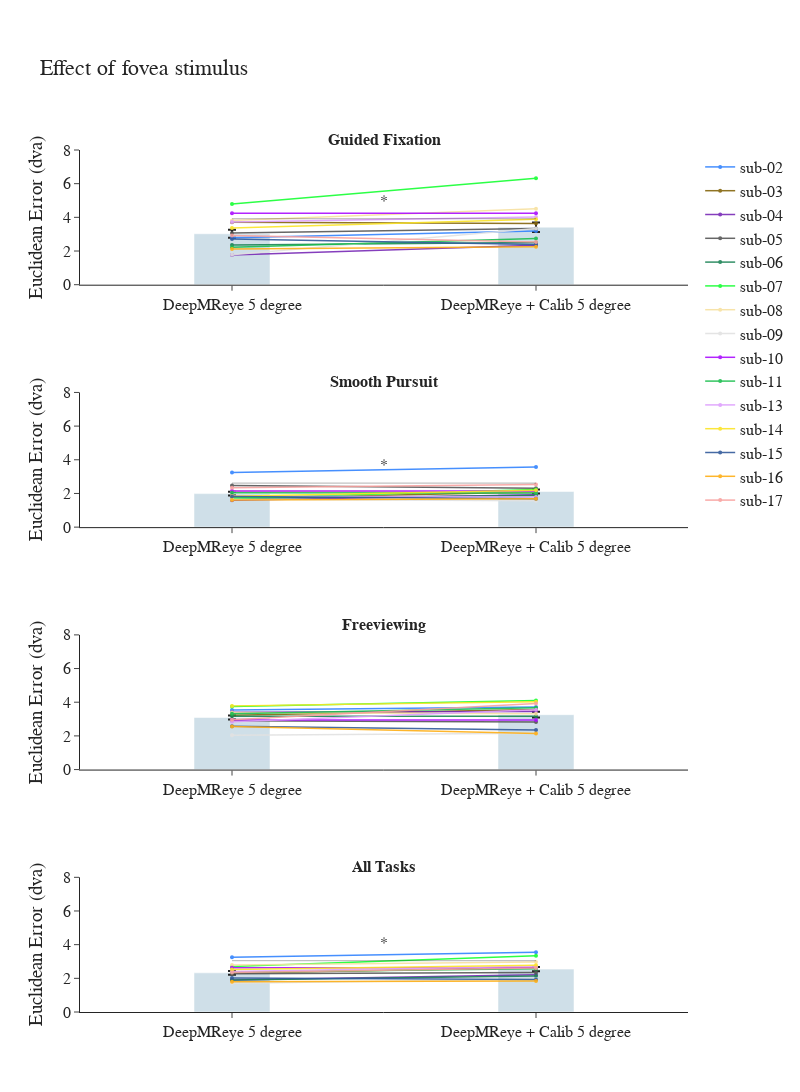

The code cell stored with this chart in its notebook:
### Code cell
import plotly.graph_objects as go
from plotly.subplots import make_subplots
import numpy as np

# Define color and name mappings
model_name_map = {
    "pretrained": "DeepMreye",
    "scaled": "DeepMreye Scaled",
    "pt_calib": "DeepMreye + Calib", 
    "pt_fivedegree": "DeepMReye 5 degree", 
    "ft_fivedegree": "DeepMReye + Calib 5 degree"
}

bar_color = 'rgba(66, 129, 164, 0.25)' 

colormap_subject_dict = {
    'sub-02': '#3283FE', 'sub-03': '#85660D', 'sub-04': '#782AB6',
    'sub-05': '#565656', 'sub-06': '#1C8356', 'sub-07': '#16FF32', 'sub-08': '#F7E1A0',
    'sub-09': '#E2E2E2', 'sub-10': '#AA0DFE', 'sub-11': '#1CBE4F', 'sub-13': '#DEA0FD', 'sub-14': '#FBE426', 
    'sub-15': '#325A9B', 'sub-16': '#FEAF16', 'sub-17': '#F8A19F'
}

task_labels = ["<b>Guided Fixation<b>", "<b>Smooth Pursuit<b>", "<b>Freeviewing<b>"]
task_names = ["fixation", "pursuit", "freeview", "all"]

comparisons = [("pt_fivedegree", "ft_fivedegree")]

fig = make_subplots(
    rows=4, cols=1,
    subplot_titles=[f"{label}" for label in task_labels] + ["<b>All Tasks<b>"]
)

shown_subjects = set()

for i, task in enumerate(task_names):
    model_a, model_b = comparisons[0]
    row = i + 1
    col = 1

    df_plot = df_ee[
        (df_ee["task"] == task) &
        (df_ee["model"].isin([model_a, model_b]))
    ]

    df_pivot = df_plot.pivot(index="subject", columns="model", values="mean")[[model_a, model_b]].dropna()

    means = df_pivot.mean()
    stderrs = df_pivot.sem()
    x_vals = [0, 1]

    fig.add_trace(go.Bar(
        x=x_vals,
        y=means.values,
        error_y=dict(type="data", array=stderrs.values),
        marker_color=bar_color,
        width=0.25,
        showlegend=False
    ), row=row, col=col)

    for subject, row_data in df_pivot.iterrows():
        color = colormap_subject_dict.get(subject, 'gray')
        show_legend = subject not in shown_subjects
        shown_subjects.add(subject)

        fig.add_trace(go.Scatter(
            x=x_vals,
            y=row_data.values,
            mode='lines+markers',
            line=dict(color=color, width=1.5),
            marker=dict(size=4),
            name=subject,
            opacity=0.9,
            showlegend=show_legend
        ), row=row, col=col)

    # Significance marker
    sig_row = sig_df[
        (sig_df.task == task) &
        (sig_df.model_a == model_a) &
        (sig_df.model_b == model_b)
    ]

    if not sig_row.empty and sig_row.iloc[0].p_value < 0.05:
        y_vals = means.values
        max_y = max(y_vals)
        line_y = max_y + 0.5

        fig.add_shape(
            type="line",
            x0=0,
            x1=1,
            y0=line_y,
            y1=line_y,
            line=dict(color="black", width=1),
            row=row, col=col
        )
        fig.add_trace(go.Scatter(
            x=[0.5],
            y=[line_y + 1],
            text=["*"],
            mode="text",
            showlegend=False
        ), row=row, col=col)

# Layout
fig.update_layout(
    height=1800,
    width=800,
    title_text="Effect of fovea stimulus",
    template="simple_white",
    showlegend=True,
    font=dict(size=16, family="Arial"),
    margin=dict(t=150)
)

# Axis formatting
for i in range(1, 5):
    fig.update_yaxes(range=[0, 8], title_text="Euclidean Error (dva)", row=i, col=1)
    fig.update_xaxes(
        tickvals=[0, 1],
        ticktext=[model_name_map["pt_fivedegree"], model_name_map["ft_fivedegree"]],
        row=i, col=1
    )

fig.show()

### Figure 1 — Plotly figure (JSON) as saved in the notebook; plotly's stock layout.template omitted (floating-point values rounded to 4 significant figures)
{"data": [{"error_y": {"array": [0.2343, 0.2814], "type": "data"}, "marker": {"color": "rgba(66, 129, 164, 0.25)"}, "showlegend": false, "type": "bar", "width": 0.25, "x": [0, 1], "xaxis": "x", "y": [3.026, 3.417], "yaxis": "y"}, {"line": {"color": "#3283FE", "width": 1.5}, "marker": {"size": 4}, "mode": "lines+markers", "name": "sub-02", "opacity": 0.9, "showlegend": true, "type": "scatter", "x": [0, 1], "xaxis": "x", "y": [2.792, 3.192], "yaxis": "y"}, {"line": {"color": "#85660D", "width": 1.5}, "marker": {"size": 4}, "mode": "lines+markers", "name": "sub-03", "opacity": 0.9, "showlegend": true, "type": "scatter", "x": [0, 1], "xaxis": "x", "y": [3.715, 3.642], "yaxis": "y"}, {"line": {"color": "#782AB6", "width": 1.5}, "marker": {"size": 4}, "mode": "lines+markers", "name": "sub-04", "opacity": 0.9, "showlegend": true, "type": "scatter", "x": [0, 1], "xaxis": "x", "y": [1.756, 2.342], "yaxis": "y"}, {"line": {"color": "#565656", "width": 1.5}, "marker": {"size": 4}, "mode": "lines+markers", "name": "sub-05", "opacity": 0.9, "showlegend": true, "type": "scatter", "x": [0, 1], "xaxis": "x", "y": [3.076, 3.342], "yaxis": "y"}, {"line": {"color": "#1C8356", "width": 1.5}, "marker": {"size": 4}, "mode": "lines+markers", "name": "sub-06", "opacity": 0.9, "showlegend": true, "type": "scatter", "x": [0, 1], "xaxis": "x", "y": [2.354, 2.513], "yaxis": "y"}, {"line": {"color": "#16FF32", "width": 1.5}, "marker": {"size": 4}, "mode": "lines+markers", "name": "sub-07", "opacity": 0.9, "showlegend": true, "type": "scatter", "x": [0, 1], "xaxis": "x", "y": [4.786, 6.324], "yaxis": "y"}, {"line": {"color": "#F7E1A0", "width": 1.5}, "marker": {"size": 4}, "mode": "lines+markers", "name": "sub-08", "opacity": 0.9, "showlegend": true, "type": "scatter", "x": [0, 1], "xaxis": "x", "y": [3.819, 4.507], "yaxis": "y"}, {"line": {"color": "#E2E2E2", "width": 1.5}, "marker": {"size": 4}, "mode": "lines+markers", "name": "sub-09", "opacity": 0.9, "showlegend": true, "type": "scatter", "x": [0, 1], "xaxis": "x", "y": [1.78, 3.339], "yaxis": "y"}, {"line": {"color": "#AA0DFE", "width": 1.5}, "marker": {"size": 4}, "mode": "lines+markers", "name": "sub-10", "opacity": 0.9, "showlegend": true, "type": "scatter", "x": [0, 1], "xaxis": "x", "y": [4.241, 4.241], "yaxis": "y"}, {"line": {"color": "#1CBE4F", "width": 1.5}, "marker": {"size": 4}, "mode": "lines+markers", "name": "sub-11", "opacity": 0.9, "showlegend": true, "type": "scatter", "x": [0, 1], "xaxis": "x", "y": [2.228, 2.741], "yaxis": "y"}, {"line": {"color": "#DEA0FD", "width": 1.5}, "marker": {"size": 4}, "mode": "lines+markers", "name": "sub-13", "opacity": 0.9, "showlegend": true, "type": "scatter", "x": [0, 1], "xaxis": "x", "y": [3.726, 4.015], "yaxis": "y"}, {"line": {"color": "#FBE426", "width": 1.5}, "marker": {"size": 4}, "mode": "lines+markers", "name": "sub-14", "opacity": 0.9, "showlegend": true, "type": "scatter", "x": [0, 1], "xaxis": "x", "y": [3.364, 3.889], "yaxis": "y"}, {"line": {"color": "#325A9B", "width": 1.5}, "marker": {"size": 4}, "mode": "lines+markers", "name": "sub-15", "opacity": 0.9, "showlegend": true, "type": "scatter", "x": [0, 1], "xaxis": "x", "y": [2.72, 2.39], "yaxis": "y"}, {"line": {"color": "#FEAF16", "width": 1.5}, "marker": {"size": 4}, "mode": "lines+markers", "name": "sub-16", "opacity": 0.9, "showlegend": true, "type": "scatter", "x": [0, 1], "xaxis": "x", "y": [2.117, 2.249], "yaxis": "y"}, {"line": {"color": "#F8A19F", "width": 1.5}, "marker": {"size": 4}, "mode": "lines+markers", "name": "sub-17", "opacity": 0.9, "showlegend": true, "type": "scatter", "x": [0, 1], "xaxis": "x", "y": [2.92, 2.536], "yaxis": "y"}, {"mode": "text", "showlegend": false, "text": ["*"], "type": "scatter", "x": [0.5], "xaxis": "x", "y": [4.917], "yaxis": "y"}, {"error_y": {"array": [0.1137, 0.124], "type": "data"}, "marker": {"color": "rgba(66, 129, 164, 0.25)"}, "showlegend": false, "type": "bar", "width": 0.25, "x": [0, 1], "xaxis": "x2", "y": [1.99, 2.114], "yaxis": "y2"}, {"line": {"color": "#3283FE", "width": 1.5}, "marker": {"size": 4}, "mode": "lines+markers", "name": "sub-02", "opacity": 0.9, "showlegend": false, "type": "scatter", "x": [0, 1], "xaxis": "x2", "y": [3.251, 3.568], "yaxis": "y2"}, {"line": {"color": "#85660D", "width": 1.5}, "marker": {"size": 4}, "mode": "lines+markers", "name": "sub-03", "opacity": 0.9, "showlegend": false, "type": "scatter", "x": [0, 1], "xaxis": "x2", "y": [1.704, 2.084], "yaxis": "y2"}, {"line": {"color": "#782AB6", "width": 1.5}, "marker": {"size": 4}, "mode": "lines+markers", "name": "sub-04", "opacity": 0.9, "showlegend": false, "type": "scatter", "x": [0, 1], "xaxis": "x2", "y": [1.602, 1.924], "yaxis": "y2"}, {"line": {"color": "#565656", "width": 1.5}, "marker": {"size": 4}, "mode": "lines+markers", "name": "sub-05", "opacity": 0.9, "showlegend": false, "type": "scatter", "x": [0, 1], "xaxis": "x2", "y": [2.474, 2.313], "yaxis": "y2"}, {"line": {"color": "#1C8356", "width": 1.5}, "marker": {"size": 4}, "mode": "lines+markers", "name": "sub-06", "opacity": 0.9, "showlegend": false, "type": "scatter", "x": [0, 1], "xaxis": "x2", "y": [1.708, 1.874], "yaxis": "y2"}, {"line": {"color": "#16FF32", "width": 1.5}, "marker": {"size": 4}, "mode": "lines+markers", "name": "sub-07", "opacity": 0.9, "showlegend": false, "type": "scatter", "x": [0, 1], "xaxis": "x2", "y": [1.71, 2.233], "yaxis": "y2"}, {"line": {"color": "#F7E1A0", "width": 1.5}, "marker": {"size": 4}, "mode": "lines+markers", "name": "sub-08", "opacity": 0.9, "showlegend": false, "type": "scatter", "x": [0, 1], "xaxis": "x2", "y": [2.132, 2.087], "yaxis": "y2"}, {"line": {"color": "#E2E2E2", "width": 1.5}, "marker": {"size": 4}, "mode": "lines+markers", "name": "sub-09", "opacity": 0.9, "showlegend": false, "type": "scatter", "x": [0, 1], "xaxis": "x2", "y": [1.649, 1.564], "yaxis": "y2"}, {"line": {"color": "#AA0DFE", "width": 1.5}, "marker": {"size": 4}, "mode": "lines+markers", "name": "sub-10", "opacity": 0.9, "showlegend": false, "type": "scatter", "x": [0, 1], "xaxis": "x2", "y": [2.142, 2.142], "yaxis": "y2"}, {"line": {"color": "#1CBE4F", "width": 1.5}, "marker": {"size": 4}, "mode": "lines+markers", "name": "sub-11", "opacity": 0.9, "showlegend": false, "type": "scatter", "x": [0, 1], "xaxis": "x2", "y": [2.048, 2.03], "yaxis": "y2"}, {"line": {"color": "#DEA0FD", "width": 1.5}, "marker": {"size": 4}, "mode": "lines+markers", "name": "sub-13", "opacity": 0.9, "showlegend": false, "type": "scatter", "x": [0, 1], "xaxis": "x2", "y": [1.845, 1.791], "yaxis": "y2"}, {"line": {"color": "#FBE426", "width": 1.5}, "marker": {"size": 4}, "mode": "lines+markers", "name": "sub-14", "opacity": 0.9, "showlegend": false, "type": "scatter", "x": [0, 1], "xaxis": "x2", "y": [1.829, 2.195], "yaxis": "y2"}, {"line": {"color": "#325A9B", "width": 1.5}, "marker": {"size": 4}, "mode": "lines+markers", "name": "sub-15", "opacity": 0.9, "showlegend": false, "type": "scatter", "x": [0, 1], "xaxis": "x2", "y": [1.819, 1.69], "yaxis": "y2"}, {"line": {"color": "#FEAF16", "width": 1.5}, "marker": {"size": 4}, "mode": "lines+markers", "name": "sub-16", "opacity": 0.9, "showlegend": false, "type": "scatter", "x": [0, 1], "xaxis": "x2", "y": [1.607, 1.683], "yaxis": "y2"}, {"line": {"color": "#F8A19F", "width": 1.5}, "marker": {"size": 4}, "mode": "lines+markers", "name": "sub-17", "opacity": 0.9, "showlegend": false, "type": "scatter", "x": [0, 1], "xaxis": "x2", "y": [2.333, 2.537], "yaxis": "y2"}, {"mode": "text", "showlegend": false, "text": ["*"], "type": "scatter", "x": [0.5], "xaxis": "x2", "y": [3.614], "yaxis": "y2"}, {"error_y": {"array": [0.1228, 0.1681], "type": "data"}, "marker": {"color": "rgba(66, 129, 164, 0.25)"}, "showlegend": false, "type": "bar", "width": 0.25, "x": [0, 1], "xaxis": "x3", "y": [3.093, 3.26], "yaxis": "y3"}, {"line": {"color": "#3283FE", "width": 1.5}, "marker": {"size": 4}, "mode": "lines+markers", "name": "sub-02", "opacity": 0.9, "showlegend": false, "type": "scatter", "x": [0, 1], "xaxis": "x3", "y": [3.537, 3.713], "yaxis": "y3"}, {"line": {"color": "#85660D", "width": 1.5}, "marker": {"size": 4}, "mode": "lines+markers", "name": "sub-03", "opacity": 0.9, "showlegend": false, "type": "scatter", "x": [0, 1], "xaxis": "x3", "y": [3.231, 3.565], "yaxis": "y3"}, {"line": {"color": "#782AB6", "width": 1.5}, "marker": {"size": 4}, "mode": "lines+markers", "name": "sub-04", "opacity": 0.9, "showlegend": false, "type": "scatter", "x": [0, 1], "xaxis": "x3", "y": [3.405, 3.444], "yaxis": "y3"}, {"line": {"color": "#565656", "width": 1.5}, "marker": {"size": 4}, "mode": "lines+markers", "name": "sub-05", "opacity": 0.9, "showlegend": false, "type": "scatter", "x": [0, 1], "xaxis": "x3", "y": [2.905, 2.823], "yaxis": "y3"}, {"line": {"color": "#1C8356", "width": 1.5}, "marker": {"size": 4}, "mode": "lines+markers", "name": "sub-06", "opacity": 0.9, "showlegend": false, "type": "scatter", "x": [0, 1], "xaxis": "x3", "y": [3.165, 3.164], "yaxis": "y3"}, {"line": {"color": "#16FF32", "width": 1.5}, "marker": {"size": 4}, "mode": "lines+markers", "name": "sub-07", "opacity": 0.9, "showlegend": false, "type": "scatter", "x": [0, 1], "xaxis": "x3", "y": [3.75, 4.095], "yaxis": "y3"}, {"line": {"color": "#F7E1A0", "width": 1.5}, "marker": {"size": 4}, "mode": "lines+markers", "name": "sub-08", "opacity": 0.9, "showlegend": false, "type": "scatter", "x": [0, 1], "xaxis": "x3", "y": [3.383, 3.319], "yaxis": "y3"}, {"line": {"color": "#E2E2E2", "width": 1.5}, "marker": {"size": 4}, "mode": "lines+markers", "name": "sub-09", "opacity": 0.9, "showlegend": false, "type": "scatter", "x": [0, 1], "xaxis": "x3", "y": [2.039, 2.152], "yaxis": "y3"}, {"line": {"color": "#AA0DFE", "width": 1.5}, "marker": {"size": 4}, "mode": "lines+markers", "name": "sub-10", "opacity": 0.9, "showlegend": false, "type": "scatter", "x": [0, 1], "xaxis": "x3", "y": [2.951, 2.951], "yaxis": "y3"}, {"line": {"color": "#1CBE4F", "width": 1.5}, "marker": {"size": 4}, "mode": "lines+markers", "name": "sub-11", "opacity": 0.9, "showlegend": false, "type": "scatter", "x": [0, 1], "xaxis": "x3", "y": [3.316, 3.667], "yaxis": "y3"}, {"line": {"color": "#DEA0FD", "width": 1.5}, "marker": {"size": 4}, "mode": "lines+markers", "name": "sub-13", "opacity": 0.9, "showlegend": false, "type": "scatter", "x": [0, 1], "xaxis": "x3", "y": [2.834, 3.557], "yaxis": "y3"}, {"line": {"color": "#FBE426", "width": 1.5}, "marker": {"size": 4}, "mode": "lines+markers", "name": "sub-14", "opacity": 0.9, "showlegend": false, "type": "scatter", "x": [0, 1], "xaxis": "x3", "y": [3.783, 4.027], "yaxis": "y3"}, {"line": {"color": "#325A9B", "width": 1.5}, "marker": {"size": 4}, "mode": "lines+markers", "name": "sub-15", "opacity": 0.9, "showlegend": false, "type": "scatter", "x": [0, 1], "xaxis": "x3", "y": [2.571, 2.349], "yaxis": "y3"}, {"line": {"color": "#FEAF16", "width": 1.5}, "marker": {"size": 4}, "mode": "lines+markers", "name": "sub-16", "opacity": 0.9, "showlegend": false, "type": "scatter", "x": [0, 1], "xaxis": "x3", "y": [2.56, 2.14], "yaxis": "y3"}, {"line": {"color": "#F8A19F", "width": 1.5}, "marker": {"size": 4}, "mode": "lines+markers", "name": "sub-17", "opacity": 0.9, "showlegend": false, "type": "scatter", "x": [0, 1], "xaxis": "x3", "y": [2.964, 3.929], "yaxis": "y3"}, {"error_y": {"array": [0.1088, 0.1288], "type": "data"}, "marker": {"color": "rgba(66, 129, 164, 0.25)"}, "showlegend": false, "type": "bar", "width": 0.25, "x": [0, 1], "xaxis": "x4", "y": [2.327, 2.547], "yaxis": "y4"}, {"line": {"color": "#3283FE", "width": 1.5}, "marker": {"size": 4}, "mode": "lines+markers", "name": "sub-02", "opacity": 0.9, "showlegend": false, "type": "scatter", "x": [0, 1], "xaxis": "x4", "y": [3.258, 3.553], "yaxis": "y4"}, {"line": {"color": "#85660D", "width": 1.5}, "marker": {"size": 4}, "mode": "lines+markers", "name": "sub-03", "opacity": 0.9, "showlegend": false, "type": "scatter", "x": [0, 1], "xaxis": "x4", "y": [2.299, 2.649], "yaxis": "y4"}, {"line": {"color": "#782AB6", "width": 1.5}, "marker": {"size": 4}, "mode": "lines+markers", "name": "sub-04", "opacity": 0.9, "showlegend": false, "type": "scatter", "x": [0, 1], "xaxis": "x4", "y": [1.905, 2.213], "yaxis": "y4"}, {"line": {"color": "#565656", "width": 1.5}, "marker": {"size": 4}, "mode": "lines+markers", "name": "sub-05", "opacity": 0.9, "showlegend": false, "type": "scatter", "x": [0, 1], "xaxis": "x4", "y": [2.266, 2.341], "yaxis": "y4"}, {"line": {"color": "#1C8356", "width": 1.5}, "marker": {"size": 4}, "mode": "lines+markers", "name": "sub-06", "opacity": 0.9, "showlegend": false, "type": "scatter", "x": [0, 1], "xaxis": "x4", "y": [1.902, 2.131], "yaxis": "y4"}, {"line": {"color": "#16FF32", "width": 1.5}, "marker": {"size": 4}, "mode": "lines+markers", "name": "sub-07", "opacity": 0.9, "showlegend": false, "type": "scatter", "x": [0, 1], "xaxis": "x4", "y": [2.706, 3.336], "yaxis": "y4"}, {"line": {"color": "#F7E1A0", "width": 1.5}, "marker": {"size": 4}, "mode": "lines+markers", "name": "sub-08", "opacity": 0.9, "showlegend": false, "type": "scatter", "x": [0, 1], "xaxis": "x4", "y": [2.795, 2.965], "yaxis": "y4"}, {"line": {"color": "#E2E2E2", "width": 1.5}, "marker": {"size": 4}, "mode": "lines+markers", "name": "sub-09", "opacity": 0.9, "showlegend": false, "type": "scatter", "x": [0, 1], "xaxis": "x4", "y": [1.705, 1.946], "yaxis": "y4"}, {"line": {"color": "#AA0DFE", "width": 1.5}, "marker": {"size": 4}, "mode": "lines+markers", "name": "sub-10", "opacity": 0.9, "showlegend": false, "type": "scatter", "x": [0, 1], "xaxis": "x4", "y": [2.625, 2.625], "yaxis": "y4"}, {"line": {"color": "#1CBE4F", "width": 1.5}, "marker": {"size": 4}, "mode": "lines+markers", "name": "sub-11", "opacity": 0.9, "showlegend": false, "type": "scatter", "x": [0, 1], "xaxis": "x4", "y": [2.355, 2.565], "yaxis": "y4"}, {"line": {"color": "#DEA0FD", "width": 1.5}, "marker": {"size": 4}, "mode": "lines+markers", "name": "sub-13", "opacity": 0.9, "showlegend": false, "type": "scatter", "x": [0, 1], "xaxis": "x4", "y": [2.41, 2.716], "yaxis": "y4"}, {"line": {"color": "#FBE426", "width": 1.5}, "marker": {"size": 4}, "mode": "lines+markers", "name": "sub-14", "opacity": 0.9, "showlegend": false, "type": "scatter", "x": [0, 1], "xaxis": "x4", "y": [2.517, 2.784], "yaxis": "y4"}, {"line": {"color": "#325A9B", "width": 1.5}, "marker": {"size": 4}, "mode": "lines+markers", "name": "sub-15", "opacity": 0.9, "showlegend": false, "type": "scatter", "x": [0, 1], "xaxis": "x4", "y": [2.026, 1.929], "yaxis": "y4"}, {"line": {"color": "#FEAF16", "width": 1.5}, "marker": {"size": 4}, "mode": "lines+markers", "name": "sub-16", "opacity": 0.9, "showlegend": false, "type": "scatter", "x": [0, 1], "xaxis": "x4", "y": [1.796, 1.84], "yaxis": "y4"}, {"line": {"color": "#F8A19F", "width": 1.5}, "marker": {"size": 4}, "mode": "lines+markers", "name": "sub-17", "opacity": 0.9, "showlegend": false, "type": "scatter", "x": [0, 1], "xaxis": "x4", "y": [2.345, 2.611], "yaxis": "y4"}, {"mode": "text", "showlegend": false, "text": ["*"], "type": "scatter", "x": [0.5], "xaxis": "x4", "y": [4.047], "yaxis": "y4"}], "layout": {"annotations": [{"font": {"size": 16}, "showarrow": false, "text": "<b>Guided Fixation<b>", "x": 0.5, "xanchor": "center", "xref": "paper", "y": 1, "yanchor": "bottom", "yref": "paper"}, {"font": {"size": 16}, "showarrow": false, "text": "<b>Smooth Pursuit<b>", "x": 0.5, "xanchor": "center", "xref": "paper", "y": 0.7188, "yanchor": "bottom", "yref": "paper"}, {"font": {"size": 16}, "showarrow": false, "text": "<b>Freeviewing<b>", "x": 0.5, "xanchor": "center", "xref": "paper", "y": 0.4375, "yanchor": "bottom", "yref": "paper"}, {"font": {"size": 16}, "showarrow": false, "text": "<b>All Tasks<b>", "x": 0.5, "xanchor": "center", "xref": "paper", "y": 0.1562, "yanchor": "bottom", "yref": "paper"}], "font": {"family": "Arial", "size": 16}, "height": 1800, "margin": {"t": 150}, "shapes": [{"line": {"color": "black", "width": 1}, "type": "line", "x0": 0, "x1": 1, "xref": "x", "y0": 3.917, "y1": 3.917, "yref": "y"}, {"line": {"color": "black", "width": 1}, "type": "line", "x0": 0, "x1": 1, "xref": "x2", "y0": 2.614, "y1": 2.614, "yref": "y2"}, {"line": {"color": "black", "width": 1}, "type": "line", "x0": 0, "x1": 1, "xref": "x4", "y0": 3.047, "y1": 3.047, "yref": "y4"}], "showlegend": true, "title": {"text": "Effect of fovea stimulus"}, "width": 800, "xaxis": {"anchor": "y", "domain": [0, 1], "ticktext": ["DeepMReye 5 degree", "DeepMReye + Calib 5 degree"], "tickvals": [0, 1]}, "xaxis2": {"anchor": "y2", "domain": [0, 1], "ticktext": ["DeepMReye 5 degree", "DeepMReye + Calib 5 degree"], "tickvals": [0, 1]}, "xaxis3": {"anchor": "y3", "domain": [0, 1], "ticktext": ["DeepMReye 5 degree", "DeepMReye + Calib 5 degree"], "tickvals": [0, 1]}, "xaxis4": {"anchor": "y4", "domain": [0, 1], "ticktext": ["DeepMReye 5 degree", "DeepMReye + Calib 5 degree"], "tickvals": [0, 1]}, "yaxis": {"anchor": "x", "domain": [0.8438, 1], "range": [0, 8], "title": {"text": "Euclidean Error (dva)"}}, "yaxis2": {"anchor": "x2", "domain": [0.5625, 0.7188], "range": [0, 8], "title": {"text": "Euclidean Error (dva)"}}, "yaxis3": {"anchor": "x3", "domain": [0.2812, 0.4375], "range": [0, 8], "title": {"text": "Euclidean Error (dva)"}}, "yaxis4": {"anchor": "x4", "domain": [0, 0.1562], "range": [0, 8], "title": {"text": "Euclidean Error (dva)"}}}}
